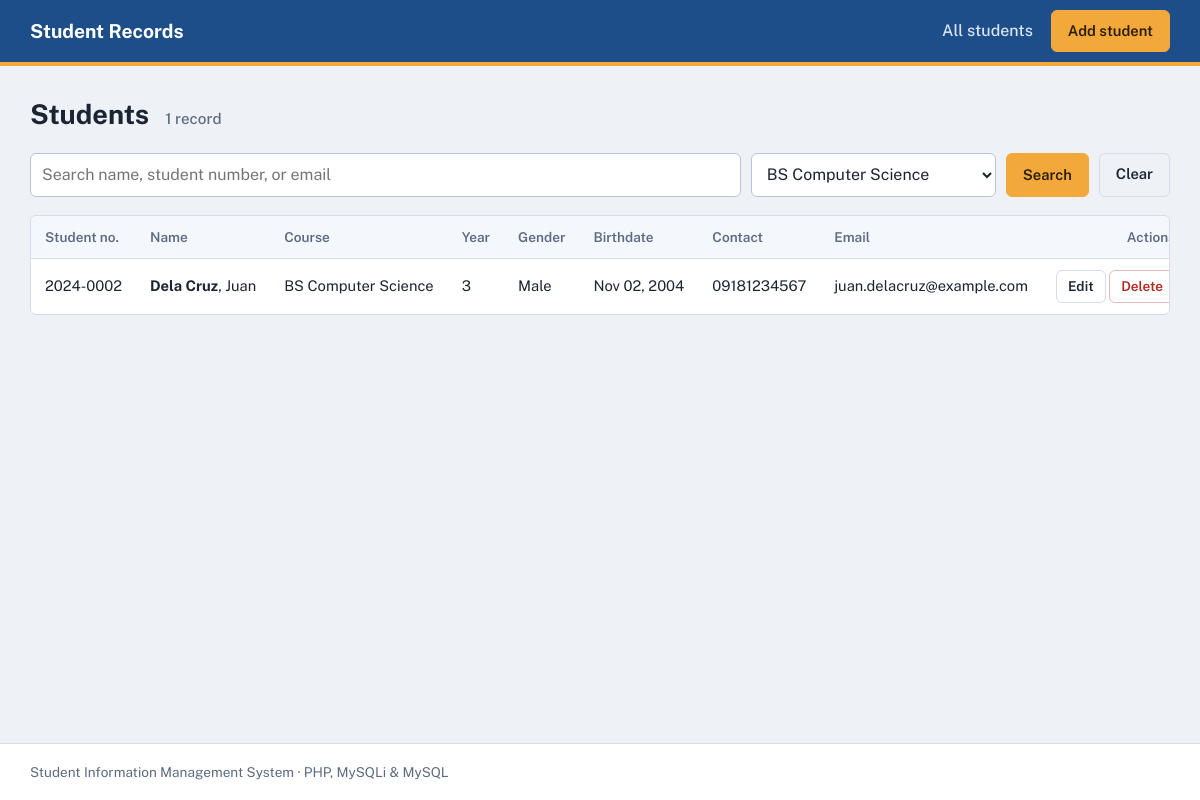
/index.php?course=BS Computer Science, run on the app's committed database.
### tables this page shows
CREATE TABLE IF NOT EXISTS students (
    id           INT UNSIGNED AUTO_INCREMENT PRIMARY KEY,
    student_no   VARCHAR(20)  NOT NULL UNIQUE,
    first_name   VARCHAR(60)  NOT NULL,
    last_name    VARCHAR(60)  NOT NULL,
    gender       ENUM('Male','Female','Other') NOT NULL,
    birthdate    DATE         NOT NULL,
    course       VARCHAR(80)  NOT NULL,
    year_level   TINYINT UNSIGNED NOT NULL,
    email        VARCHAR(120) NOT NULL,
    contact_no   VARCHAR(20)  NOT NULL,
    address      VARCHAR(255) NOT NULL,
    created_at   TIMESTAMP DEFAULT CURRENT_TIMESTAMP,
    updated_at   TIMESTAMP DEFAULT CURRENT_TIMESTAMP ON UPDATE CURRENT_TIMESTAMP
);

### config/db.php (called while the page is built, shortened)
<?php
function e($value) {
    return htmlspecialchars((string)$value, ENT_QUOTES, 'UTF-8');
}

### index.php (the view, shortened to what this page needs)
<?php
require 'config/db.php';
$search = trim($_GET['q'] ?? '');
$course = trim($_GET['course'] ?? '');
$page   = max(1, (int)($_GET['page'] ?? 1));
$per    = 10;
$where  = [];
$params = [];
$types  = '';
if ($course !== '') {
    $where[] = 'course = ?';
    $params[] = $course;
    $types .= 's';
}
$whereSql = $where ? 'WHERE ' . implode(' AND ', $where) : '';
$stmt = $conn->prepare("SELECT COUNT(*) FROM students $whereSql");
if ($params) $stmt->bind_param($types, ...$params);
$stmt->execute();
$total = (int)$stmt->get_result()->fetch_row()[0];
$pages  = max(1, (int)ceil($total / $per));
$page   = min($page, $pages);
$offset = ($page - 1) * $per;
$stmt = $conn->prepare("SELECT * FROM students $whereSql ORDER BY last_name, first_name LIMIT ? OFFSET ?");
$p2 = $params; $t2 = $types . 'ii';
array_push($p2, $per, $offset);
$stmt->bind_param($t2, ...$p2);
$stmt->execute();
$students = $stmt->get_result();
$courseList = $conn->query('SELECT DISTINCT course FROM students ORDER BY course');
include 'includes/header.php';
?>
<div class="page-head">
    <h1>Students <span class="count"><?= $total ?> record<?= $total === 1 ? '' : 's' ?></span></h1>
</div>
<form method="get" class="toolbar">
    <input type="search" name="q" value="<?= e($search) ?>" placeholder="Search name, student number, or email" aria-label="Search students">
    <select name="course" aria-label="Filter by course">
        <?php while ($c = $courseList->fetch_assoc()): ?>
            <option value="<?= e($c['course']) ?>" <?= $course === $c['course'] ? 'selected' : '' ?>><?= e($c['course']) ?></option>
        <?php endwhile; ?>
    </select>
    <button class="btn btn-primary" type="submit">Search</button>
    <?php if ($search !== '' || $course !== ''): ?><a class="btn btn-ghost" href="index.php">Clear</a><?php endif; ?>
</form>
<?php if ($total === 0): ?>
    <div class="card empty">
        <p>No students found.</p>
        <a class="btn btn-primary" href="create.php">Add the first student</a>
    </div>
<?php else: ?>
<div class="table-scroll card">
    <table>
        <thead>
            <tr>
                <th>Student no.</th><th>Name</th><th>Course</th><th>Year</th>
                <th>Gender</th><th>Birthdate</th><th>Contact</th><th>Email</th><th class="col-actions">Actions</th>
            </tr>
        </thead>
        <tbody>
        <?php while ($s = $students->fetch_assoc()): ?>
            <tr>
                <td><?= e($s['student_no']) ?></td>
                <td><strong><?= e($s['last_name']) ?></strong>, <?= e($s['first_name']) ?></td>
                <td><?= e($s['course']) ?></td>
                <td><?= (int)$s['year_level'] ?></td>
                <td><?= e($s['gender']) ?></td>
                <td><?= e(date('M d, Y', strtotime($s['birthdate']))) ?></td>
                <td><?= e($s['contact_no']) ?></td>
                <td><?= e($s['email']) ?></td>
                <td class="col-actions">
                    <a class="btn btn-small" href="edit.php?id=<?= (int)$s['id'] ?>">Edit</a>
                    <form method="post" action="delete.php" class="inline" data-confirm="Delete <?= e($s['first_name'] . ' ' . $s['last_name']) ?>? This cannot be undone.">
                        <button type="submit" class="btn btn-small btn-danger">Delete</button>
                    </form>
                </td>
            </tr>
        <?php endwhile; ?>
        </tbody>
    </table>
</div>
<?php endif; ?>
<?php
include 'includes/footer.php';

### assets/css/style.css (style rules this page uses)
:root { --bg: #eef2f6; --surface: #ffffff; --ink: #1b2433; --muted: #5d6b82; --line: #d6dde8; --primary: #1d4e89; --accent: #f2a83b; --danger: #b3261e; --radius: 6px; }
* { box-sizing: border-box; }
body { margin: 0; font-family: 'Public Sans', system-ui, -apple-system, 'Segoe UI', Roboto, Arial, sans-serif; color: var(--ink); background: var(--bg); line-height: 1.5; min-height: 100vh; display: flex; flex-direction: column; }
h1 { font-size: 1.7rem; margin: 0 0 18px; }
.count { font-size: .95rem; font-weight: 500; color: var(--muted); margin-left: 10px; }
.card { background: var(--surface); border: 1px solid var(--line); border-radius: var(--radius); }
.btn { display: inline-block; padding: 9px 16px; border-radius: var(--radius); border: 1px solid var(--line); background: var(--surface); color: var(--ink); font: inherit; font-weight: 600; font-size: .92rem; cursor: pointer; text-decoration: none; }
.btn-primary { background: var(--accent); border-color: var(--accent); color: #2a1c00; }
.btn-ghost { background: transparent; }
.btn-small { padding: 5px 11px; font-size: .85rem; }
.btn-danger { color: var(--danger); border-color: #e4b9b6; }
.toolbar { display: flex; gap: 10px; margin-bottom: 18px; flex-wrap: wrap; }
.toolbar input[type=search] { flex: 1 1 260px; width: auto; }
.toolbar select { flex: 0 1 240px; width: auto; }
input, select { width: 100%; padding: 9px 11px; font: inherit; color: var(--ink); border: 1px solid #b9c4d4; border-radius: var(--radius); background: #fff; }
.table-scroll { overflow-x: auto; }
table { width: 100%; border-collapse: collapse; font-size: .92rem; }
th, td { padding: 11px 14px; text-align: left; border-bottom: 1px solid var(--line); white-space: nowrap; }
th { background: #f4f7fb; font-weight: 600; color: var(--muted); font-size: .85rem; }
tbody tr:last-child td { border-bottom: 0; }
.col-actions { text-align: right; }
form.inline { display: inline; }

### data on the page
students: student_no "2024-0002", last_name "Dela Cruz", first_name "Juan", course "BS Computer Science", year_level "3", gender "Male", birthdate "Nov 02, 2004", contact_no "09181234567", email "juan.delacruz@example.com"

### other printed values
$total "1"
form field course "BS Computer Science"
